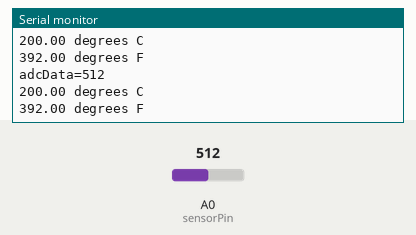
The sketch below on a simulated Arduino Uno, built with avr-gcc and run on an emulated ATmega328P. On the bench: the last lines printed to the serial monitor. The inputs (shaded band) are chosen by the test bench; at power-on: A0 (sensorPin) = 512.

Above: at 1.3 s.
1.4 s: A0 (sensorPin) set to 716
At 1.83 s:
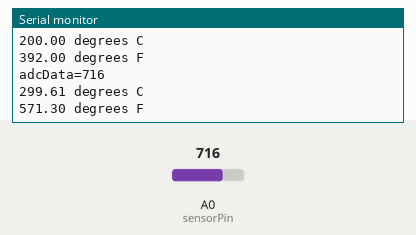
2.9 s: A0 (sensorPin) set to 900
At 3.33 s:
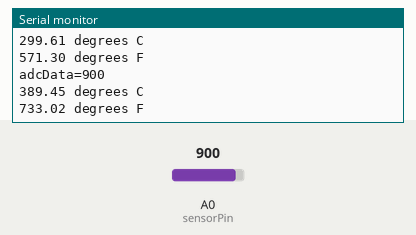
Timing chart, 0 to 5.9 s (numbered marks = the images above; inputs shaded):
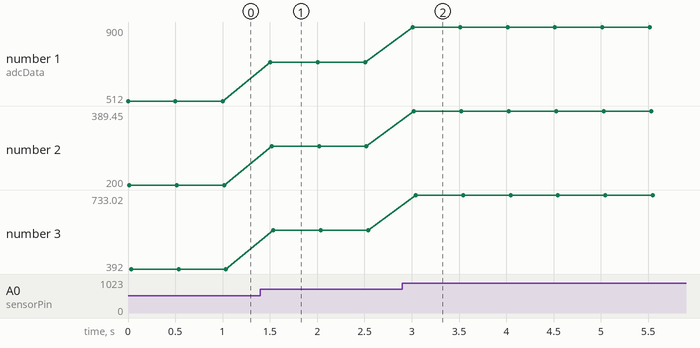

The sketch:

Temperature_Sensor.ino
```cpp
// Code by Aadhitya G

int sensorPin = A0;

void setup()
 {
pinMode(sensorPin,INPUT);
Serial.begin(9600);
    }
void loop()
{
int adcData = analogRead(sensorPin);
float voltage = (adcData)*(5.0/1024)*1000;
float temperatureC = (voltage - 500)/10 ;  //converting from 10 mv per degree with 500 mV offset
     //to degrees ((voltage - 500mV)/10)
Serial.print("adcData=");
Serial.println(adcData);
Serial.print(temperatureC);
Serial.println(" degrees C");
  // now convert to Fahrenheit
float temperatureF = (temperatureC * 9.0 / 5.0) + 32.0;
Serial.print(temperatureF);
Serial.println(" degrees F");
 delay(500);
}
```

Measured:
- after the input at 1.4 s, the serial monitor: prints a new line after 0.11 s (image 1)
- after the input at 2.9 s, the serial monitor: prints a new line after 0.11 s (image 2)
- plotted number 1: 512 → 716 after the input at 1.4 s, 716 → 900 after the input at 2.9 s
- plotted number 2: 200 → 299.61 after the input at 1.4 s, 299.61 → 389.45 after the input at 2.9 s
- plotted number 3: 392 → 571.3 after the input at 1.4 s, 571.3 → 733.02 after the input at 2.9 s
